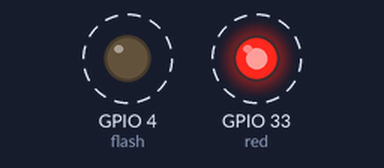
Bench run of a program on a simulated ESP32 board running MicroPython. On the bench: output pins drawn as LEDs (lit = HIGH). Dashed ring = blinking. What the program prints to the serial console is not drawn.

Above: at 0.05 s.
Timing chart, 0 to 3.0 s (numbered marks = the images above):
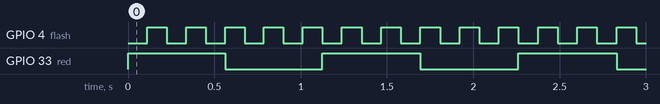

Measured:
- by itself, GPIO 4 (flash): alternates HIGH for 0.11 s and LOW for 0.11 s
- by itself, GPIO 33 (red): alternates HIGH for 0.57 s and LOW for 0.57 s

The program:

time_ticks.py
```python
from machine import Pin
import time

flash = Pin(4, Pin.OUT, value=0)
red = Pin(33, Pin.OUT, value=1)

time_cnt = 0
ms_flag = False

def timer_100ms():
    flash.value(flash.value() ^ 1)

def timer_500ms():
    red.value(red.value() ^ 1)

try:
    while True:
        time.sleep_ms(1)

        time_cnt += 1

        print(time_cnt)

        if time_cnt % 100 == 0:
            timer_100ms()

        if time_cnt % 500 == 0:
            timer_500ms()


finally:
    flash.value(0)
    red.value(1)
```
